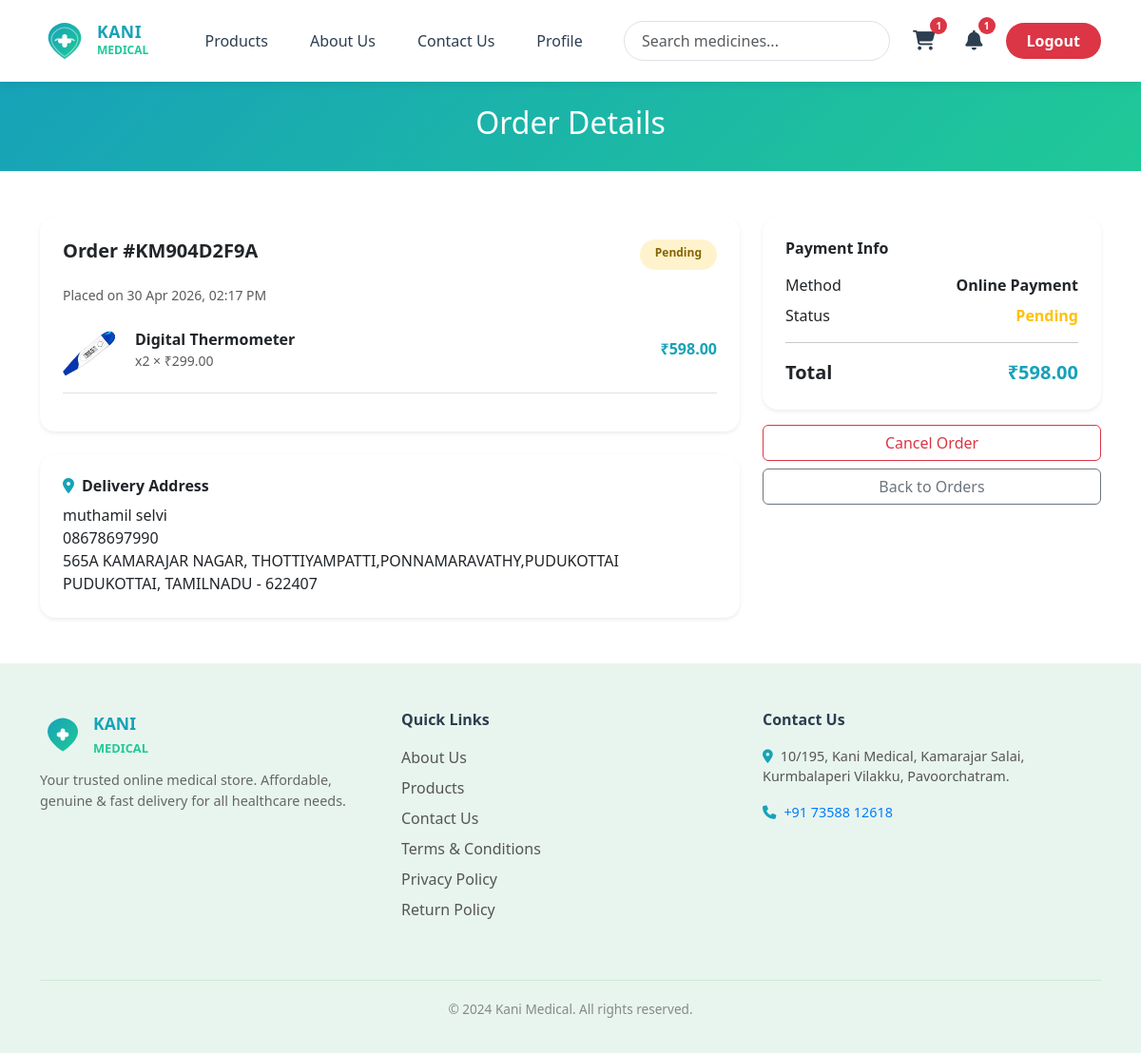
Screenshot of /orders/KM904D2F9A/ (signed in) with the database file from the repository.
### store/models.py (models this page shows, shortened)
class Order(models.Model):
    STATUS_CHOICES = [
        ('pending', 'Pending'),
        ('confirmed', 'Confirmed'),
        ('processing', 'Processing'),
        ('shipped', 'Shipped'),
        ('delivered', 'Delivered'),
        ('cancelled', 'Cancelled'),
    ]
    PAYMENT_CHOICES = [
        ('cod', 'Cash on Delivery'),
        ('online', 'Online Payment'),
        ('upi', 'UPI'),
    ]
    user = models.ForeignKey(User, on_delete=models.CASCADE, related_name='orders')
    order_number = models.CharField(max_length=20, unique=True)
    address = models.ForeignKey(Address, on_delete=models.SET_NULL, null=True)
    status = models.CharField(max_length=20, choices=STATUS_CHOICES, default='pending')
    payment_method = models.CharField(max_length=20, choices=PAYMENT_CHOICES, default='cod')
    payment_status = models.BooleanField(default=False)
    total_amount = models.DecimalField(max_digits=10, decimal_places=2)
    created_at = models.DateTimeField(auto_now_add=True)
    updated_at = models.DateTimeField(auto_now=True)

class OrderItem(models.Model):
    order = models.ForeignKey(Order, on_delete=models.CASCADE, related_name='items')
    product = models.ForeignKey(Product, on_delete=models.CASCADE)
    quantity = models.PositiveIntegerField()
    price = models.DecimalField(max_digits=10, decimal_places=2)
    @property
    def subtotal(self):
        return self.price * self.quantity

class Product(models.Model):
    category = models.ForeignKey(Category, on_delete=models.CASCADE, related_name='products')
    name = models.CharField(max_length=300)
    slug = models.SlugField(unique=True)
    description = models.TextField()
    price = models.DecimalField(max_digits=10, decimal_places=2)
    original_price = models.DecimalField(max_digits=10, decimal_places=2, blank=True, null=True)
    image = models.ImageField(upload_to='products/', blank=True, null=True)
    stock = models.PositiveIntegerField(default=0)
    is_active = models.BooleanField(default=True)
    is_featured = models.BooleanField(default=False)
    requires_prescription = models.BooleanField(default=False)
    created_at = models.DateTimeField(auto_now_add=True)

class Address(models.Model):
    user = models.ForeignKey(User, on_delete=models.CASCADE, related_name='addresses')
    full_name = models.CharField(max_length=200)
    phone = models.CharField(max_length=15)
    address_line1 = models.CharField(max_length=300)
    address_line2 = models.CharField(max_length=300, blank=True)
    city = models.CharField(max_length=100)
    state = models.CharField(max_length=100)
    pincode = models.CharField(max_length=10)
    is_default = models.BooleanField(default=False)

### store/views.py (the view)
# urls.py: path('orders/<str:order_number>/', views.order_detail, name='order_detail'),
@login_required
def order_detail(request, order_number):
    order = get_object_or_404(Order, order_number=order_number, user=request.user)
    return render(request, 'store/order_detail.html', {'order': order})

### store/context_processors.py (called while the page is built)
def cart_count(request):
    count = 0
    notif_count = 0
    if request.user.is_authenticated:
        try:
            cart = Cart.objects.get(user=request.user)
            count = cart.item_count
        except Cart.DoesNotExist:
            pass
        notif_count = Notification.objects.filter(user=request.user, is_read=False).count()
    return {'cart_item_count': count, 'notif_count': notif_count}

### store/models.py (called while the page is built)
    @property
    def item_count(self):
        return sum(item.quantity for item in self.items.all())

### templates/store/order_detail.html (shortened to what this page needs)
{% extends 'store/base.html' %}
{% block content %}
<div class="page-hero py-4"><div class="container"><h2>Order Details</h2></div></div>
<div class="container py-5">
  <div class="row g-4">
    <div class="col-lg-8">
      <div class="card border-0 shadow-sm mb-4" style="border-radius:16px">
        <div class="card-body p-4">
          <div class="d-flex justify-content-between mb-3">
            <h5 class="fw-bold">Order #{{ order.order_number }}</h5>
            <span class="badge py-2 px-3" style="background:{% if order.status == 'delivered' %}#d4edda;color:#155724{% elif order.status == 'cancelled' %}#f8d7da;color:#721c24{% elif order.status == 'shipped' %}#d1ecf1;color:#0c5460{% else %}#fff3cd;color:#856404{% endif %};border-radius:20px">{{ order.get_status_display }}</span>
          </div>
          <p class="text-muted small">Placed on {{ order.created_at|date:"d M Y, h:i A" }}</p>
          {% for item in order.items.all %}
          <div class="d-flex align-items-center gap-3 mb-3 pb-3 border-bottom">
            {% if item.product.image %}<img src="{{ item.product.image.url }}" style="width:60px;height:60px;object-fit:contain;background:#f8f9fa;border-radius:8px">{% else %}<div style="width:60px;height:60px;background:#f0f0f0;border-radius:8px;display:flex;align-items:center;justify-content:center">💊</div>{% endif %}
            <div class="flex-grow-1">
              <div class="fw-semibold">{{ item.product.name }}</div>
              <div class="text-muted small">x{{ item.quantity }} × ₹{{ item.price }}</div>
            </div>
            <div class="fw-bold" style="color:#17a2b8">₹{{ item.subtotal }}</div>
          </div>
          {% endfor %}
        </div>
      </div>
      {% if order.address %}
      <div class="card border-0 shadow-sm" style="border-radius:16px">
        <div class="card-body p-4">
          <h6 class="fw-bold mb-2"><i class="fas fa-map-marker-alt text-primary me-2"></i>Delivery Address</h6>
          <p class="mb-0">{{ order.address.full_name }}<br>{{ order.address.phone }}<br>{{ order.address.address_line1 }}{% if order.address.address_line2 %}, {{ order.address.address_line2 }}{% endif %}<br>{{ order.address.city }}, {{ order.address.state }} - {{ order.address.pincode }}</p>
        </div>
      </div>
      {% endif %}
    </div>
    <div class="col-lg-4">
      <div class="card border-0 shadow-sm mb-3" style="border-radius:16px">
        <div class="card-body p-4">
          <h6 class="fw-bold mb-3">Payment Info</h6>
          <div class="d-flex justify-content-between mb-2"><span>Method</span><span class="fw-semibold">{{ order.get_payment_method_display }}</span></div>
          <div class="d-flex justify-content-between mb-2"><span>Status</span><span class="fw-semibold text-{% if order.payment_status %}success{% else %}warning{% endif %}">{% if order.payment_status %}Paid{% else %}Pending{% endif %}</span></div>
          <hr>
          <div class="d-flex justify-content-between fw-bold fs-5"><span>Total</span><span style="color:#17a2b8">₹{{ order.total_amount }}</span></div>
        </div>
      </div>
      {% if order.status in "pending,confirmed" %}
      <a href="/orders/{{ order.order_number }}/cancel/" class="btn btn-outline-danger w-100" onclick="return confirm('Are you sure you want to cancel?')">Cancel Order</a>
      {% endif %}
      <a href="/orders/" class="btn btn-outline-secondary w-100 mt-2">Back to Orders</a>
    </div>
  </div>
</div>
{% endblock %}

### templates/store/base.html (style rules this page uses)
:root { --primary:#17a2b8;--primary-dark:#138496;--secondary:#20c997;--accent:#007bff;--bg-light:#f8f9fa;--text-dark:#2c3e50 }
* { box-sizing:border-box }
body { font-family:'Segoe UI',sans-serif;color:var(--text-dark);margin:0 }
.page-hero { background:linear-gradient(135deg,var(--primary),var(--secondary));color:#fff;padding:60px 0;text-align:center }
.text-primary { color:var(--primary)!important }

### rows the page displays
Order: order_number "KM904D2F9A", status "Pending", created_at "30 Apr 2026, 02:17 PM", address.full_name "muthamil selvi", address.phone "08678697990", address.address_line1 "565A KAMARAJAR NAGAR", address.address_line2 "THOTTIYAMPATTI,PONNAMARAVATHY,PUDUKOTTAI", address.city "PUDUKOTTAI", address.state "TAMILNADU", address.pincode "622407", payment_method "Online Payment", total_amount "598.00"
OrderItem: product.image (picture), product.name "Digital Thermometer", quantity "2", price "299.00", subtotal "598.00"

### other values shown
{{ cart_item_count }} "1"
{{ notif_count }} "1"
